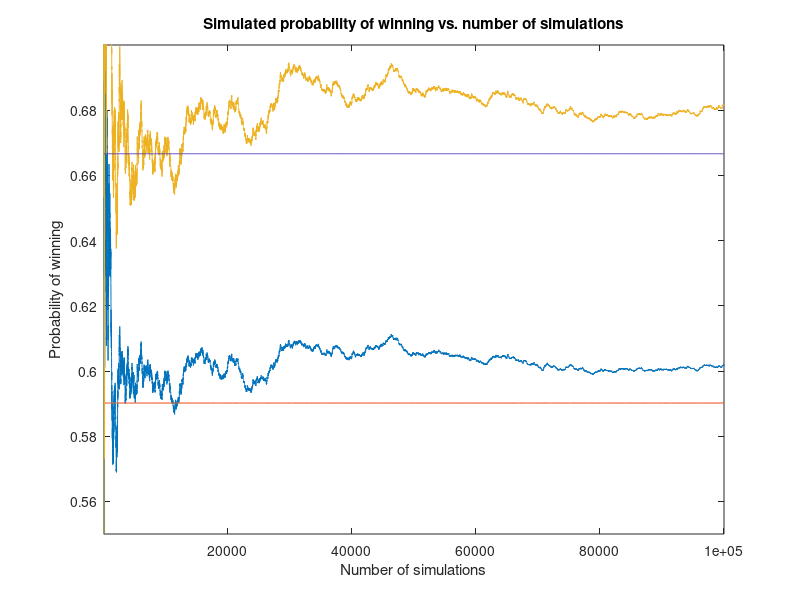

Write MATLAB code to recreate this figure.
% simulating path length
% number of simulations m
m = 100000;
n_bins_total = 25;
w = 1/n_bins_total;
p_head_fair = 1/2;
p_tail_fair = 1-p_head_fair;
p_head_biased = 11/36;
p_tail_biased = 1-p_head_biased;
stopping_time = zeros(1,m);
weights_biased = zeros(1,m);
weights_fair = zeros(1,m);

for i = 1:m
  number_of_tails = unidrnd(n_bins_total) - 1;
  weights_biased(i) = 1/w*p_head_biased*p_tail_biased^number_of_tails;
  weights_fair(i) = 1/w*p_head_fair*(p_tail_fair)^(number_of_tails);
  stopping_time(i)=number_of_tails+1;
end

t_stop_fair = mean(stopping_time.*weights_fair);
t_stop_biased = mean(stopping_time.*weights_biased);
pwin_fair = sum(weights_fair(mod(stopping_time,2)==1)) /length(stopping_time);
pwin_biased = sum(weights_biased(mod(stopping_time,2)==1)) /length(stopping_time);

fprintf( "Stopping time for fair coin flip: simulated: %f, calculated %f   \n" , t_stop_fair, 2);
fprintf( "Stopping time for biased coin:    simulated: %f, calculated %f   \n", t_stop_biased, 36/11);
fprintf( "First player win for fair coin:   simulated: %f, calculated %f   \n", pwin_fair,   1/(2-18/36));
fprintf( "First player win for biased coin: simulated: %f, calculated %f   \n", pwin_biased,   1/(2-11/36));

plot( (1:length(stopping_time) )(mod(stopping_time,2)==1)  , cumsum(weights_biased(mod(stopping_time,2)==1))./(   (1:length(stopping_time) )(mod(stopping_time,2)==1)  ) , (1:length(stopping_time) )(mod(stopping_time,2)==1) , 1/(2-11/36)+0*(1:length(stopping_time) )(mod(stopping_time,2)==1) ,
(1:length(stopping_time) )(mod(stopping_time,2)==1)  , cumsum(weights_fair(mod(stopping_time,2)==1))./(   (1:length(stopping_time) )(mod(stopping_time,2)==1)  ) , (1:length(stopping_time) )(mod(stopping_time,2)==1) , 1/(2-18/36)+0*(1:length(stopping_time) )(mod(stopping_time,2)==1) )
title("Simulated probability of winning vs. number of simulations")
xlabel("Number of simulations")
ylabel("Probability of winning")
axis([1 m .55 .7])
